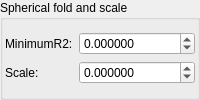
    <widget class="QGroupBox" name="groupBox_2">
     <property name="title">
      <string>Spherical fold and scale</string>
     </property>
     <layout class="QVBoxLayout" name="verticalLayout_4">
      <property name="leftMargin">
       <number>2</number>
      </property>
      <property name="topMargin">
       <number>2</number>
      </property>
      <property name="rightMargin">
       <number>2</number>
      </property>
      <property name="bottomMargin">
       <number>2</number>
      </property>
      <item>
       <layout class="QGridLayout" name="gridLayout" columnstretch="0,1">
        <item row="0" column="0">
         <widget class="QLabel" name="label_167">
          <property name="text">
           <string>MinimumR2:</string>
          </property>
         </widget>
        </item>
        <item row="0" column="1">
         <widget class="MyDoubleSpinBox" name="spinbox_transf_minimum_radius_05">
          <property name="sizePolicy">
           <sizepolicy hsizetype="Minimum" vsizetype="Maximum">
            <horstretch>0</horstretch>
            <verstretch>0</verstretch>
           </sizepolicy>
          </property>
          <property name="prefix">
           <string/>
          </property>
          <property name="suffix">
           <string/>
          </property>
          <property name="decimals">
           <number>6</number>
          </property>
          <property name="minimum">
           <double>-99.989999999999995</double>
          </property>
          <property name="maximum">
           <double>99.989999999999995</double>
          </property>
          <property name="singleStep">
           <double>0.100000000000000</double>
          </property>
         </widget>
        </item>
        <item row="1" column="0">
         <widget class="QLabel" name="label_171">
          <property name="text">
           <string>Scale:</string>
          </property>
         </widget>
        </item>
        <item row="1" column="1">
         <widget class="MyDoubleSpinBox" name="spinbox_transf_scale_015">
          <property name="sizePolicy">
           <sizepolicy hsizetype="Minimum" vsizetype="Maximum">
            <horstretch>0</horstretch>
            <verstretch>0</verstretch>
           </sizepolicy>
          </property>
          <property name="prefix">
           <string/>
          </property>
          <property name="suffix">
           <string/>
          </property>
          <property name="decimals">
           <number>6</number>
          </property>
          <property name="minimum">
           <double>-99.989999999999995</double>
          </property>
          <property name="maximum">
           <double>99.989999999999995</double>
          </property>
          <property name="singleStep">
           <double>0.100000000000000</double>
          </property>
         </widget>
        </item>
       </layout>
      </item>
     </layout>
    </widget>
